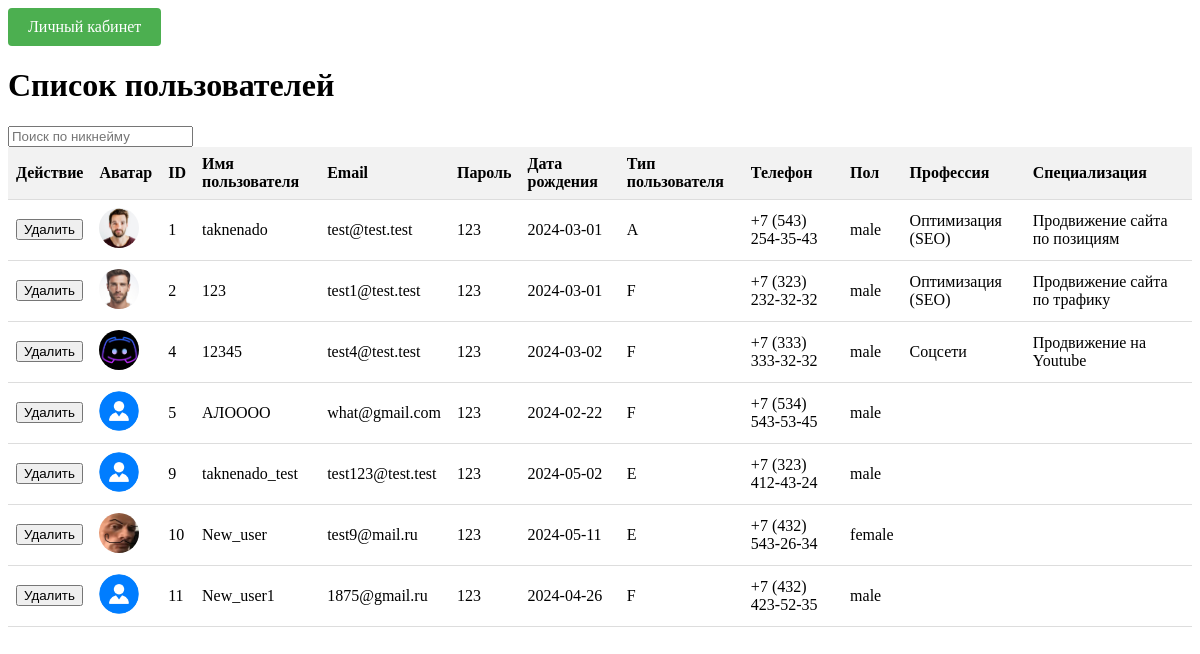
The page /admin/all_users.php on the database its author committed.
### tables this page shows
CREATE TABLE IF NOT EXISTS `users` (
  `user_id` int NOT NULL,
  `username` varchar(50) NOT NULL,
  `email` varchar(100) NOT NULL,
  `password` varchar(255) NOT NULL,
  `phone` varchar(20) NOT NULL,
  `gender` enum('male','female') NOT NULL,
  `birthdate` date NOT NULL,
  `user_type` enum('F','E','A') NOT NULL,
  `avatar_path` varchar(255) DEFAULT '/uploads/avatars/default-avatar.png',
  `specialization` varchar(255) DEFAULT NULL,
  `profession` varchar(255) DEFAULT NULL,
  PRIMARY KEY (`user_id`)
);

### admin/all_users.php (the view, shortened to what this page needs)
<?php
require_once("../includes/DB_config.php");
if (isset($_POST['search'])) {
  $search = $_POST['search'];
  $query = "SELECT * FROM users WHERE username LIKE '%$search%'";
  $result = mysqli_query($connection, $query);
} else {
  $query = "SELECT * FROM users";
  $result = mysqli_query($connection, $query);
}
?>
<!DOCTYPE html>
<html>
<head>
</head>
<body>
<div class="container">
    <a href="../users/personal_info.php" class="personal-info-btn">Личный кабинет</a>
  <h1>Список пользователей</h1>
    <div class="search-container">
      <input type="text" id="search-input" placeholder="Поиск по никнейму" oninput="searchUsers()">
    </div>
    <table>
      <thead>
        <tr>
          <th>Действие</th>
          <th>Аватар</th>
          <th>ID</th>
          <th>Имя пользователя</th>
          <th>Email</th>
          <th>Пароль</th>
          <th>Дата рождения</th>
          <th>Тип пользователя</th>
          <th>Телефон</th>
          <th>Пол</th>
          <th>Профессия</th>
          <th>Специализация</th>
        </tr>
      </thead>
      <tbody id="user-list">
        <?php while ($row = mysqli_fetch_assoc($result)) {
        ?>
          <tr>
                <td>
                    <button onclick="confirmDelete('<?php echo $row['username']; ?>', '<?php echo $row['user_id']; ?>')">Удалить</button>
                </td>
            <td><img class="user-avatar" src="..<?php echo $row['avatar_path']; ?>" alt="Аватар"></td>
            <td><?php echo $row['user_id']; ?></td>
            <td><?php echo $row['username']; ?></td>
            <td><?php echo $row['email']; ?></td>
            <td><?php echo $row['password']; ?></td>
            <td><?php echo $row['birthdate']; ?></td>
            <td><?php echo $row['user_type']; ?></td>
            <td><?php echo $row['phone']; ?></td>
            <td><?php echo $row['gender']; ?></td>
            <td><?php echo $row['profession']; ?></td>
            <td><?php echo $row['specialization']; ?></td>
          </tr>
        <?php } ?>
      </tbody>
    </table>
  </div>
</body>
</html>

### admin/all_users.php (style rules this page uses)
table { width: 100%; border-collapse: collapse; }
th, td { padding: 8px; text-align: left; border-bottom: 1px solid #ddd; }
th { background-color: #f2f2f2; }
.user-avatar { width: 40px; height: 40px; border-radius: 50%; object-fit: cover; }
.personal-info-btn { display: inline-block; padding: 10px 20px; background-color: #4CAF50; color: white; text-decoration: none; border: none; border-radius: 4px; font-size: 16px; cursor: pointer; }

### rows shown on the page
users: avatar_path (picture), user_id "1", username "taknenado", email "test@test.test", password "123", birthdate "2024-03-01", user_type "A", phone "+7 (543) 254-35-43", gender "male", profession "Оптимизация (SEO)", specialization "Продвижение сайта по позициям"
users: avatar_path (picture), user_id "2", username "123", email "test1@test.test", password "123", birthdate "2024-03-01", user_type "F", phone "+7 (323) 232-32-32", gender "male", profession "Оптимизация (SEO)", specialization "Продвижение сайта по трафику"
users: avatar_path (picture), user_id "4", username "12345", email "test4@test.test", password "123", birthdate "2024-03-02", user_type "F", phone "+7 (333) 333-32-32", gender "male", profession "Соцсети", specialization "Продвижение на Youtube"
users: avatar_path (placeholder picture), user_id "5", username "АЛОООО", email "what@gmail.com", password "123", birthdate "2024-02-22", user_type "F", phone "+7 (534) 543-53-45", gender "male"
users: avatar_path (placeholder picture), user_id "9", username "taknenado_test", email "test123@test.test", password "123", birthdate "2024-05-02", user_type "E", phone "+7 (323) 412-43-24", gender "male"
users: avatar_path (picture), user_id "10", username "New_user", email "test9@mail.ru", password "123", birthdate "2024-05-11", user_type "E", phone "+7 (432) 543-26-34", gender "female"
users: avatar_path (placeholder picture), user_id "11", username "New_user1", email "1875@gmail.ru", password "123", birthdate "2024-04-26", user_type "F", phone "+7 (432) 423-52-35", gender "male"
